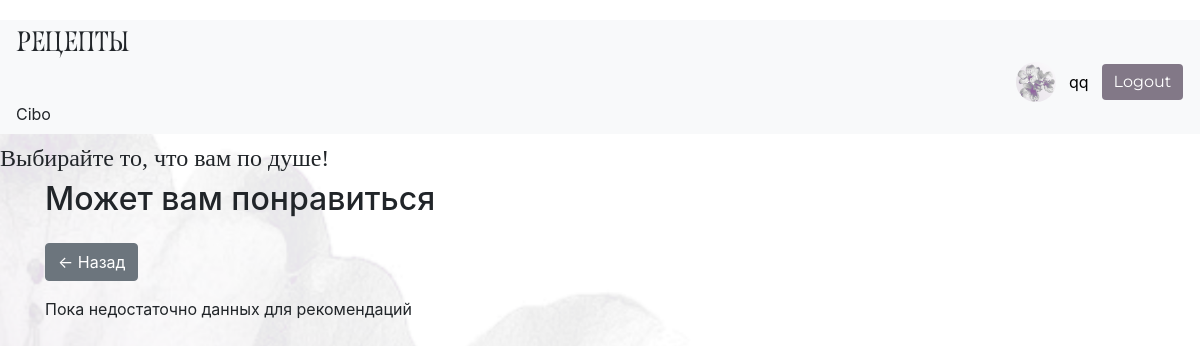
The page /advice (signed in) on the database as committed earlier.
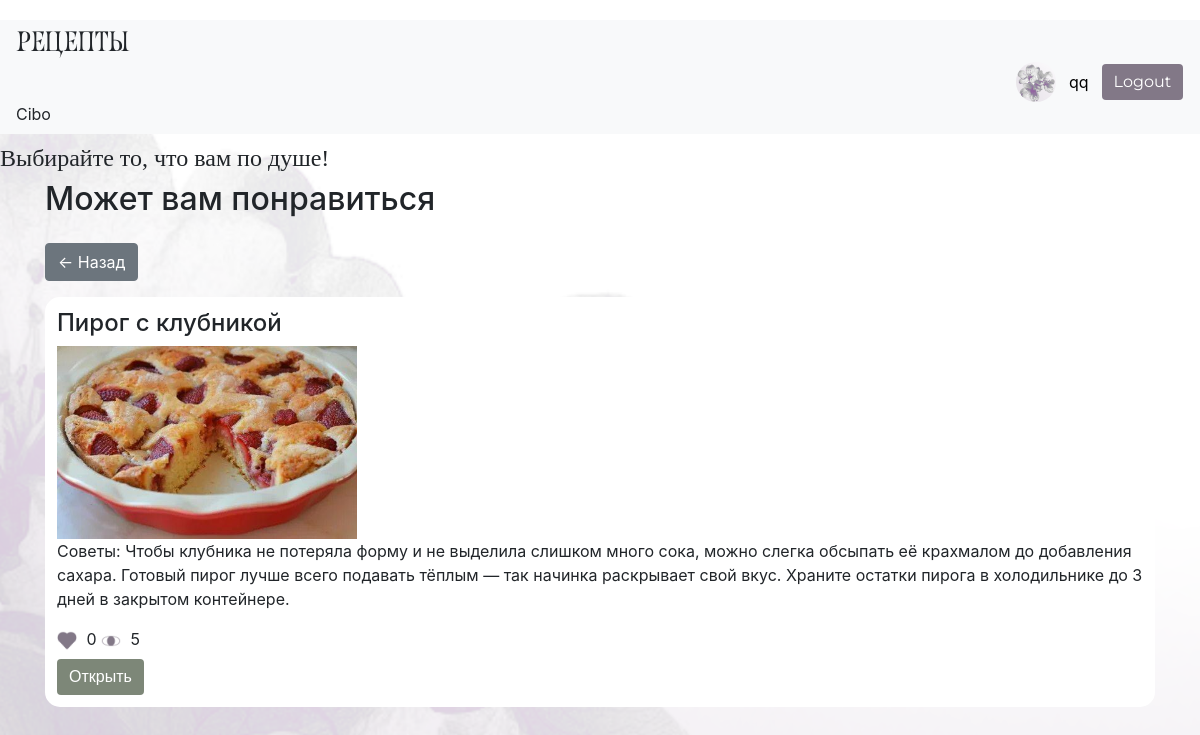
The same page on the database as committed later.
### data/user.py (models this page shows, shortened)
class User(SqlAlchemyBase, UserMixin):
    __tablename__ = 'users'
    id = sa.Column(sa.Integer, primary_key=True, autoincrement=True)
    email = sa.Column(sa.String, index=True, unique=True, nullable=False)
    username = sa.Column(sa.String, nullable=True)
    name = sa.Column(sa.String, nullable=True)
    age = sa.Column(sa.Integer, nullable=True)
    description = sa.Column(sa.String, nullable=True)
    hashed_password = sa.Column(sa.String, nullable=True)
    avatar = sa.Column(sa.String, nullable=True)
    subscribers = sa.Column(sa.Integer, default=0)
    created_at = sa.Column(sa.DateTime, default=sa.func.now())
    recipes = relationship("Recipe", back_populates="user")

### data/recipes.py (models this page shows)
class Recipe(SqlAlchemyBase):
    __tablename__ = 'recipes'
    id = sa.Column(sa.Integer, primary_key=True, autoincrement=True)
    user_id = sa.Column(sa.Integer, sa.ForeignKey('users.id'))
    created_at = sa.Column(sa.DateTime, default=sa.func.now())
    title = sa.Column(sa.String, nullable=True)
    text = sa.Column(sa.String, nullable=True)
    image = sa.Column(sa.String, nullable=True)
    category = sa.Column(sa.String, nullable=True)
    cuisine = sa.Column(sa.String, nullable=True)
    complexity = sa.Column(sa.Integer, nullable=True)
    ingredients = sa.Column(sa.String, nullable=False)
    cooking_time = sa.Column(sa.Integer, nullable=True)
    type = sa.Column(sa.String, nullable=True)
    likes = sa.Column(sa.Integer, default=0)
    views = sa.Column(sa.Integer, default=0)
    food_intake = sa.Column(sa.String, nullable=True)
    manual = sa.Column(sa.String, nullable=True)
    user = relationship("User", back_populates="recipes")
    comments = relationship("Comment", back_populates="recipe", cascade="all, delete")

### main.py (the view)
@app.route('/advice')
@login_required
def advice():
    session = create_session()
    likes = session.query(Like).filter(Like.user_id == current_user.id).all()
    views = session.query(View).filter(View.user_id == current_user.id).all()
    score = {}
    def add_score(recipe, weight):
        if recipe.id not in score:
            score[recipe.id] = 0
        score[recipe.id] += weight
    for like in likes:
        r = session.get(Recipe, like.recipe_id)
        if not r:
            continue
        conditions = []
        if r.category:
            conditions.append(Recipe.category == r.category)
        if r.cuisine:
            conditions.append(Recipe.cuisine == r.cuisine)
        if r.type:
            conditions.append(Recipe.type == r.type)
        if conditions:
            similar = session.query(Recipe).filter(or_(*conditions)).all()
        else:
            similar = []
        for s in similar:
            add_score(s, 3)
    for view in views:
        r = session.get(Recipe, view.recipe_id)
        if not r:
            continue
        conditions = []
        if r.category:
            conditions.append(Recipe.category == r.category)
        if r.cuisine:
            conditions.append(Recipe.cuisine == r.cuisine)
        if r.type:
            conditions.append(Recipe.type == r.type)
        if conditions:
            similar = session.query(Recipe).filter(or_(*conditions)).all()
        else:
            similar = []
        for s in similar:
            add_score(s, 1)
    user_ingredients = set()
    for like in likes:
        r = session.get(Recipe, like.recipe_id)
        if r and r.ingredients:
            user_ingredients |= set(r.ingredients.lower().split())
    for r in session.query(Recipe).all():
        if not r.ingredients:
            continue
        n = user_ingredients and set(r.ingredients.lower().split())
        if n:
            add_score(r, len(n) * 2)
    seen_ids = {l.recipe_id for l in likes} | {v.recipe_id for v in views}
    n = sorted([session.get(Recipe, rid) for rid in score if rid not in seen_ids],
               key=lambda r: score.get(r.id, 0),
               reverse=True)
    return render_template("advice.html", recipes=n[:20])

### data/db_session.py (called while the page is built)
def create_session() -> Session:
    global __factory
    return __factory()

### main.py (called while the page is built)
@login_manager.user_loader
def load_user(user_id):
    session = create_session()
    return session.get(User, user_id)

### templates/advice.html
{% extends "base.html" %}
{% block content %}
<h2 class="mb-4">Может вам понравиться</h2>
<a href="/" class="btn btn-secondary mb-3">← Назад</a>
{% if recipes %}
    {% for recipe in recipes %}
        <div class="recipe-card mb-3">
            <h4>{{ recipe.title }}</h4>
            {% if recipe.image %}
                <img src="{{ url_for('static', filename=recipe.image) }}" style="max-width:300px;">
            {% endif %}
            <p>{{ recipe.text }}</p>
            <div>
                <img src="{{ url_for('static', filename='img/plike.png') }}" class="icon">
                {{ recipe.likes }}
                <img src="{{ url_for('static', filename='img/plook.png') }}" class="icon">
                {{ recipe.views }}
            </div>
            <a href="/recipe/{{ recipe.id }}" class="btn btn-custom-green mt-2">
                Открыть
            </a>
        </div>
    {% endfor %}
{% else %}
    <p>Пока недостаточно данных для рекомендаций</p>
{% endif %}
{% endblock %}

### templates/base.html (shortened to what this page needs)
<!DOCTYPE html>
<html lang="en">
<head>
    <link rel="stylesheet"
          href="https://stackpath.bootstrapcdn.com/bootstrap/4.4.1/css/bootstrap.min.css"
>
    <link rel="stylesheet" href="{{ url_for('static', filename='css/style.css') }}">
</head>
<body>
<header>
    <nav class="navbar navbar-light bg-light d-flex justify-content-between">
        <h3 class="mb-0 logo-text">Рецепты</h3>
        <div class="d-flex align-items-center">
            {% if current_user.is_authenticated %}
                 <a href="/profile/{{ current_user.id }}" class="d-flex align-items-center user-link">
                     <img src="{{ url_for('static', filename=current_user.avatar or 'img/base_av.png') }}"
                          style="width:40px; height:40px; border-radius:50%; object-fit:cover; margin-right:8px;">
                     <span class="mr-2">
                         {{ current_user.name }}
                     </span>
                 </a>
                 <a href="/logout" class="btn btn-custom-purple">Logout</a>
            {% else %}
                 <a href="/register" class="btn btn-custom-green">Register</a>
                 <a href="/login" class="btn btn-custom-purple">Sign in</a>
            {% endif %}
        </div>
        <span class="mr-3">Cibo</span>
    </nav>
    <h4 class="header h4">Выбирайте то, что вам по душе!</h4>
</header>
<main role="main" class="container">
    {% block content %}{% endblock %}
</main>
<link href="https://cdn.jsdelivr.net/npm/sweetalert2@11/dist/sweetalert2.min.css" rel="stylesheet">
</body>
</html>

### static/css/style.css (style rules this page uses)
body { background-image: url('/static/img/fon.png'); background-size: cover; background-repeat: no-repeat; background-position: center; background-attachment: fixed; padding-top: 20px; }
.btn-custom-green { background-color: #7d8778; color: white; border: none; font-family: 'Montserrat', sans-serif; }
.btn-custom-purple { background-color: #827887; color: white; border: none; font-family: 'Montserrat', sans-serif; }
.logo-text { font-family: 'Roshcha', serif !important; }
header h4 { font-family: 'Playfair Display', serif; font-size: 22px; margin-top: 10px; }
.navbar .d-flex.align-items-center { margin-left: 500px; gap: 5px; }
.user-link { text-decoration: none; color: black; }
.recipe-card { background: white; border-radius: 15px; padding: 10px; margin-bottom: 10px; border: 2px solid white; }
.recipe-card { background: white; border-radius: 15px; padding: 10px; }
.icon { width: 20px; height: 20px; margin-right: 5px; }

Rows that differ between the two databases and show on the page:
added Recipe: title "Пирог с клубникой", image (picture), text "Советы: Чтобы клубника не потеряла форму и не выделила слишком много сока, можно слегка обсыпать её крахмалом до добавления сахара. Готовый пирог лучше всего подавать тёплым — так начинка раскрывает свой вкус. Храните остатки пирога в холодильнике до 3 дней в закрытом контейнере.", likes "0", views "5"
Other text that changed with them:
text no longer shown: "Пока недостаточно данных для рекомендаций"
